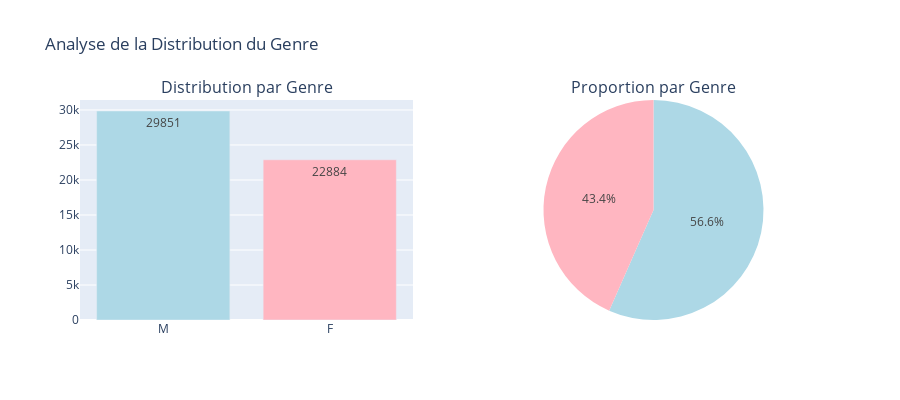

The notebook cell saved with this chart:
### Markdown cell above
## 3. Analyse Descriptive et Observation des Biais (7/20)

Cette section est la plus importante du projet. Nous allons analyser en détail les distributions et identifier les biais potentiels.

### 3.1 Analyse de la Distribution du Genre

### Code cell
# Distribution du genre
gender_counts = df_clean['Patient Gender'].value_counts()
gender_pct = df_clean['Patient Gender'].value_counts(normalize=True) * 100

print("=" * 80)
print("DISTRIBUTION DU GENRE")
print("=" * 80)
for gender in gender_counts.index:
    count = gender_counts[gender]
    pct = gender_pct[gender]
    print(f"{gender} : {count:,} patients ({pct:.2f}%)")

# Calcul du déséquilibre
ratio = gender_counts.max() / gender_counts.min()
print(f"\n⚠️ BIAIS DÉTECTÉ : Ratio de déséquilibre = {ratio:.2f}:1")
print(f"Le genre majoritaire représente {gender_pct.max():.2f}% du dataset")

# Visualisation
fig = make_subplots(
    rows=1, cols=2,
    specs=[[{'type':'bar'}, {'type':'pie'}]],
    subplot_titles=('Distribution par Genre', 'Proportion par Genre')
)

fig.add_trace(
    go.Bar(x=gender_counts.index, y=gender_counts.values, 
           text=gender_counts.values, textposition='auto',
           marker_color=['lightblue', 'lightpink']),
    row=1, col=1
)

fig.add_trace(
    go.Pie(labels=gender_counts.index, values=gender_counts.values,
           marker_colors=['lightblue', 'lightpink']),
    row=1, col=2
)

fig.update_layout(height=400, showlegend=False, 
                  title_text="Analyse de la Distribution du Genre")
fig.show()

### Figure 1 — Plotly figure (JSON) as saved in the notebook; plotly's stock layout.template omitted (floating-point values rounded to 4 significant figures)
{"data": [{"marker": {"color": ["lightblue", "lightpink"]}, "text": [29850.0, 22880.0], "textposition": "auto", "type": "bar", "x": ["M", "F"], "xaxis": "x", "y": [29851, 22884], "yaxis": "y"}, {"domain": {"x": [0.55, 1], "y": [0, 1]}, "labels": ["M", "F"], "marker": {"colors": ["lightblue", "lightpink"]}, "type": "pie", "values": [29851, 22884]}], "layout": {"annotations": [{"font": {"size": 16}, "showarrow": false, "text": "Distribution par Genre", "x": 0.225, "xanchor": "center", "xref": "paper", "y": 1, "yanchor": "bottom", "yref": "paper"}, {"font": {"size": 16}, "showarrow": false, "text": "Proportion par Genre", "x": 0.775, "xanchor": "center", "xref": "paper", "y": 1, "yanchor": "bottom", "yref": "paper"}], "height": 400, "showlegend": false, "title": {"text": "Analyse de la Distribution du Genre"}, "xaxis": {"anchor": "y", "domain": [0, 0.45]}, "yaxis": {"anchor": "x", "domain": [0, 1]}}}
